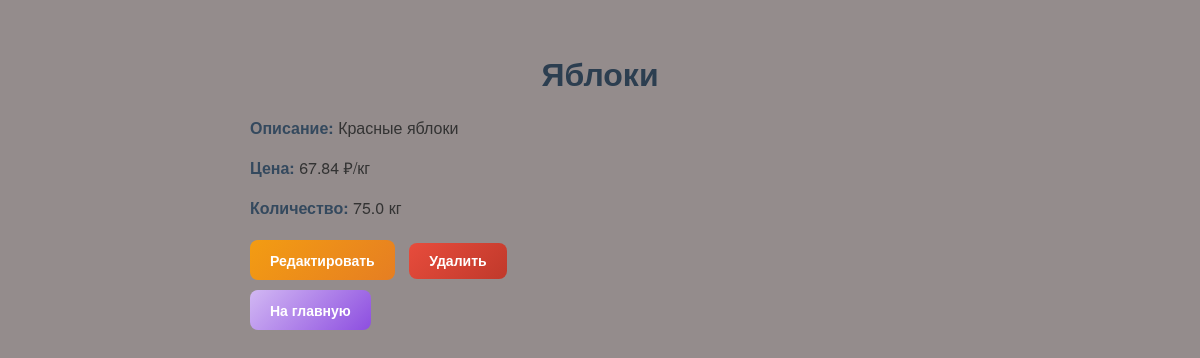
The page /product/3 (signed in) on the database its author committed.
### app/models.py (models this page shows)
class Product(db.Model):
    id = db.Column(db.Integer, primary_key=True)
    name = db.Column(db.String(100), nullable=False)
    description = db.Column(db.String(255))
    price = db.Column(db.Float, nullable=False)
    quantity = db.Column(db.Float, nullable=False)

### app/main.py (the view)
@bp.route('/product/<int:product_id>')
def product_detail(product_id):
    product = product_repo.get_by_id(product_id)
    if not product:
        abort(404)
    return render_template('product_detail.html', product=product)

### app/main.py (called while the page is built)
@bp.before_request
def require_login():
    allowed_routes = ['main.login', 'main.register']
    if request.endpoint and request.endpoint.startswith('main.') and request.endpoint not in allowed_routes:
        if 'user_id' not in session:
            return redirect(url_for('main.login'))

### app/repositories.py (called while the page is built)
    def get_by_id(self, product_id):
        return Product.query.get(product_id)

### app/templates/product_detail.html (shortened to what this page needs)
<!DOCTYPE html>
<html lang="ru">
<head>
    <link rel="stylesheet" href="{{ url_for('static', filename='style_detail.css') }}">
</head>
<body>
    <h1>{{ product.name }}</h1>
    <p><strong>Описание:</strong> {{ product.description }}</p>
    <p><strong>Цена:</strong> {{ product.price }} ₽/кг</p>
    <p><strong>Количество:</strong> {{ product.quantity }} кг</p>
    <a href="{{ url_for('main.edit_product_form', product_id=product.id) }}" class="btn btn-edit">Редактировать</a>
    <form method="POST" action="{{ url_for('main.delete_product') }}" style="display:inline;">
        <button type="submit" onclick="return confirm('Вы уверены, что хотите удалить этот товар?');">Удалить</button>
    </form>
    <br><a href="{{ url_for('main.index') }}" class="btn btn-home">На главную</a><br>
</body>
</html>

### app/static/style_detail.css (style rules this page uses)
body { font-family: 'Poppins', 'Helvetica Neue', Helvetica, Arial, sans-serif; background-color: #948c8c; color: #333; max-width: 700px; margin: 50px auto; padding: 0 20px; }
h1 { text-align: center; color: #2c3e50; font-weight: 600; margin-bottom: 20px; font-size: 2rem; }
p { font-size: 16px; line-height: 1.5; margin-bottom: 15px; }
p strong { color: #34495e; }
a { display: inline-block; margin-top: 20px; margin-right: 15px; text-decoration: none; color: #3498db; font-weight: 500; font-size: 15px; transition: color 0.3s, transform 0.2s; }
button { padding: 10px 20px; background: linear-gradient(135deg, #e74c3c, #c0392b); border: none; border-radius: 8px; color: #fff; font-size: 14px; font-weight: 600; cursor: pointer; transition: background 0.3s, transform 0.2s; }
form { display: inline-block; margin-left: 10px; }
.btn-edit { background: linear-gradient(135deg, #f39c12, #e67e22); color: #fff; }
.btn-home { background: linear-gradient(135deg, #d2b8f3, #8d4ee0); color: #fff; transition: all 0.5s ease; }
.a-btn, .btn { display: inline-block; padding: 10px 20px; margin: 5px 0; border-radius: 8px; font-size: 14px; font-weight: 600; text-decoration: none; transition: all 0.3s ease; cursor: pointer; }

### rows shown on the page
Product: name "Яблоки", description "Красные яблоки", price "67.84", quantity "75.0"
